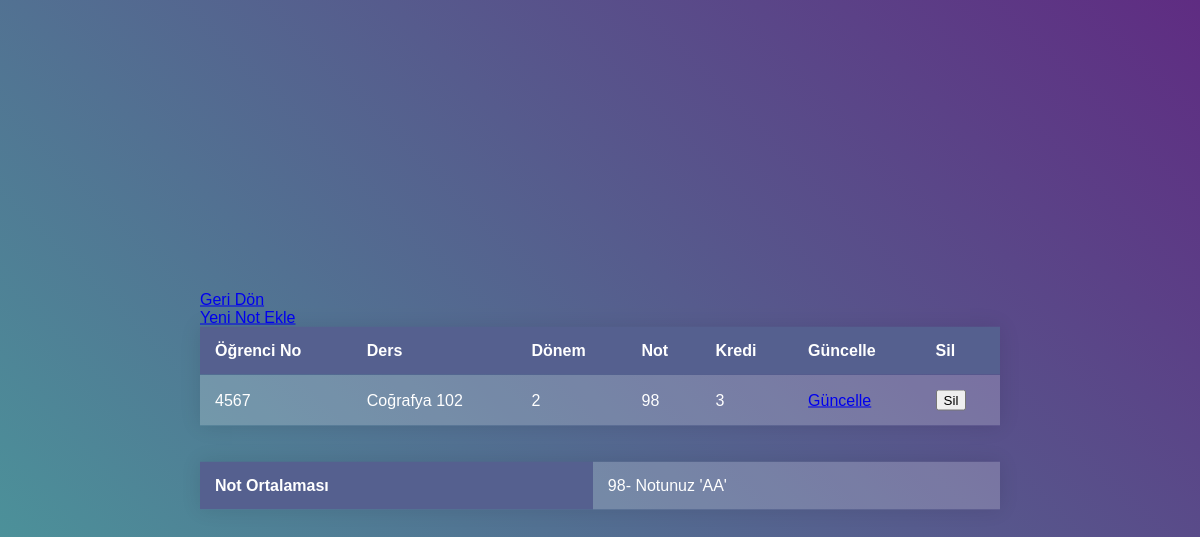
/notlar.php?student_no=4567, run on the app's committed database.
### tables this page shows
CREATE TABLE `notes` (
  `id` int(11) NOT NULL,
  `student_no` int(4) NOT NULL,
  `ders` varchar(20) NOT NULL,
  `dönem` int(1) NOT NULL,
  `note` int(3) NOT NULL,
  `kredi` int(1) NOT NULL
);

### notlar.php (the view, shortened to what this page needs)
<?php
include("baglan.php");
if(isset($_GET['student_no'])){
  $stu_no = mysqli_real_escape_string($conn, $_GET['student_no']);
}
$not= "select * from notes where student_no= $stu_no";
$result = mysqli_query($conn,$not);
$data = $result->fetch_all(MYSQLI_ASSOC);
$toplamkredi=0;
$toplamnot=0;
?>
<!DOCTYPE html>
<html>
<div class="container">
	<table>
		<thead>
  <tr>
    <th>Öğrenci No</th>
    <th>Ders</th>
    <th>Dönem</th>
    <th>Not</th>
    <th>Kredi</th>
    <th>Güncelle</th>
    <th>Sil</th>
  </tr>
  </thead>
		<tbody>
  <?php foreach($data as $row): ?>
  <tr>
    <td><?= htmlspecialchars($row['student_no']) ?></td>
    <td><?= htmlspecialchars($row['ders']) ?></td>
    <td><?= htmlspecialchars($row['dönem']) ?></td>
    <td><?= htmlspecialchars($row['note']) ?></td>
    <?php $toplamkredi=$toplamkredi+ $row['kredi']; ?>
    <td><?= htmlspecialchars($row['kredi']) ?></td>
    <?php
    $notes=$row['kredi']*$row['note'];
    $toplamnot=$toplamnot+$notes;
    ?>
    <td><a href="uptadenotes.php?id=<?php echo $row['id'];?>">Güncelle</a></td>
    <form class="form-horizontal card card-block w-50 mx-auto bg-light" action="notlar.php" method="POST">
      <td><input type="submit" name="delete" class="form-control" id="delete" value="Sil"></a></td>
    </form>
  </tr>
  <?php endforeach ?>
  <div class="row">
	 		<div class="col-md-10 mx-auto">
	 			<div class="row">
			 		<div class="col-md-2">
			 			<a href="öğrenciler.php" class="btn btn-primary btn-lg active float-right" role="button" aria-pressed="true">Geri Dön</a>
			 		</div>
           <div class="col-md-2">
			 			<a href="yeniders.php?student_no=<?php echo $row['student_no'];?>" class="btn btn-primary btn-lg active float-right" role="button" aria-pressed="true">Yeni Not Ekle</a>
			 		</div>
	 			</div>
	 		</div>
	 	</div>
         </tbody>
	</table>
<br><br>
<table>
	<thead>
  <tr>
    <th>Not Ortalaması</th>
    <td><?php
    $ort = $toplamnot/$toplamkredi;
    if($ort>=84.5 && $ort<=100)
        echo("  " .$ort ."- Notunuz 'AA'");
?></td>
  </tr>
  </thead>
</table>
</html>

### notlar.php (style rules this page uses)
html, body { height: 100%; }
.container { position: absolute; top: 50%; left: 50%; transform: translate(-50%, -50%); }
table { width: 800px; border-collapse: collapse; overflow: hidden; box-shadow: 0 0 20px rgba(0,0,0,0.1); }
th, td { padding: 15px; background-color: rgba(255,255,255,0.2); color: #fff; }
th { text-align: left; }

### data on the page
notes: student_no "4567", ders "Coğrafya 102", dönem "2", note "98", kredi "3"

### other printed values
$ort "98"
